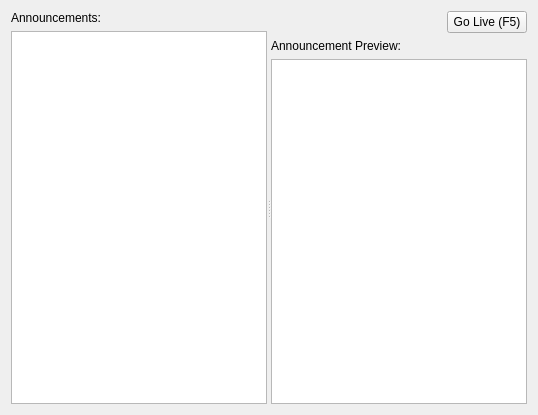
<?xml version="1.0" encoding="UTF-8"?>
<ui version="4.0">
 <class>AnnounceWidget</class>
 <widget class="QWidget" name="AnnounceWidget">
  <property name="geometry">
   <rect>
    <x>0</x>
    <y>0</y>
    <width>538</width>
    <height>415</height>
   </rect>
  </property>
  <property name="sizePolicy">
   <sizepolicy hsizetype="Preferred" vsizetype="Preferred">
    <horstretch>0</horstretch>
    <verstretch>0</verstretch>
   </sizepolicy>
  </property>
  <property name="minimumSize">
   <size>
    <width>400</width>
    <height>0</height>
   </size>
  </property>
  <property name="windowTitle">
   <string>Form</string>
  </property>
  <layout class="QGridLayout" name="gridLayout">
   <item row="0" column="0">
    <widget class="QSplitter" name="splitter">
     <property name="orientation">
      <enum>Qt::Horizontal</enum>
     </property>
     <widget class="QWidget" name="layoutWidget">
      <layout class="QVBoxLayout" name="verticalLayout">
       <item>
        <widget class="QLabel" name="label_2">
         <property name="text">
          <string>Announcements:</string>
         </property>
        </widget>
       </item>
       <item>
        <widget class="QTableView" name="tableViewAnnouncements">
         <property name="selectionMode">
          <enum>QAbstractItemView::SingleSelection</enum>
         </property>
         <property name="selectionBehavior">
          <enum>QAbstractItemView::SelectRows</enum>
         </property>
         <property name="sortingEnabled">
          <bool>true</bool>
         </property>
         <attribute name="horizontalHeaderStretchLastSection">
          <bool>true</bool>
         </attribute>
         <attribute name="verticalHeaderVisible">
          <bool>false</bool>
         </attribute>
         <attribute name="verticalHeaderDefaultSectionSize">
          <number>20</number>
         </attribute>
        </widget>
       </item>
      </layout>
     </widget>
     <widget class="QWidget" name="layoutWidget1">
      <layout class="QVBoxLayout" name="verticalLayout_2">
       <item>
        <layout class="QHBoxLayout" name="horizontalLayout">
         <item>
          <spacer name="horizontalSpacer">
           <property name="orientation">
            <enum>Qt::Horizontal</enum>
           </property>
           <property name="sizeHint" stdset="0">
            <size>
             <width>40</width>
             <height>20</height>
            </size>
           </property>
          </spacer>
         </item>
         <item>
          <widget class="QPushButton" name="pushButtonLive">
           <property name="toolTip">
            <string>Quickly display announcement</string>
           </property>
           <property name="text">
            <string>Go Live (F5)</string>
           </property>
           <property name="icon">
            <iconset resource="../softprojector.qrc">
             <normaloff>:/icons/icons/go_live.png</normaloff>:/icons/icons/go_live.png</iconset>
           </property>
           <property name="shortcut">
            <string>F5</string>
           </property>
          </widget>
         </item>
        </layout>
       </item>
       <item>
        <widget class="QLabel" name="labelAnnounceTitle">
         <property name="text">
          <string>Announcement Preview:</string>
         </property>
        </widget>
       </item>
       <item>
        <widget class="QListWidget" name="listWidgetAnnouncement">
         <property name="alternatingRowColors">
          <bool>true</bool>
         </property>
         <property name="spacing">
          <number>3</number>
         </property>
        </widget>
       </item>
      </layout>
     </widget>
    </widget>
   </item>
  </layout>
 </widget>
 <resources>
  <include location="../softprojector.qrc"/>
 </resources>
 <connections/>
</ui>
